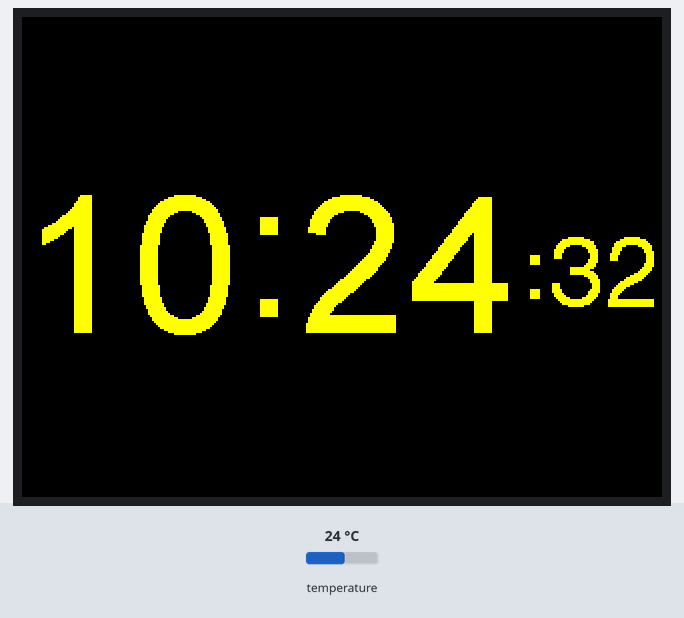
A sketch run on a simulated ESP32. Shown: 320×240 colour display. Inputs (shaded band) come from the test bench; at power-on: temperature 24 °C. WiFi joins after 1.5 s; servers stay silent unless stated; the local clock reads 2024-03-15 10:24:30 at power-on unless the sketch sets it; what the sketch prints to the serial monitor is not drawn.

Above: at 2.9 s.
At 6.9 s:
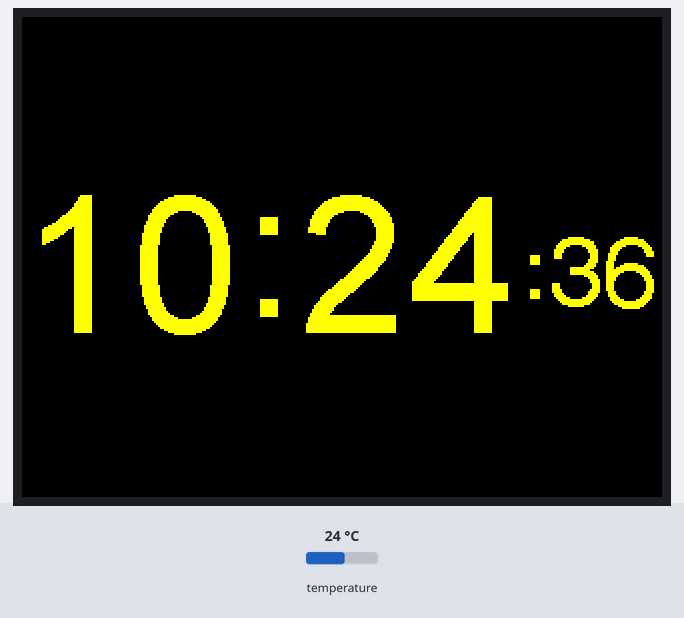
At 11.0 s:
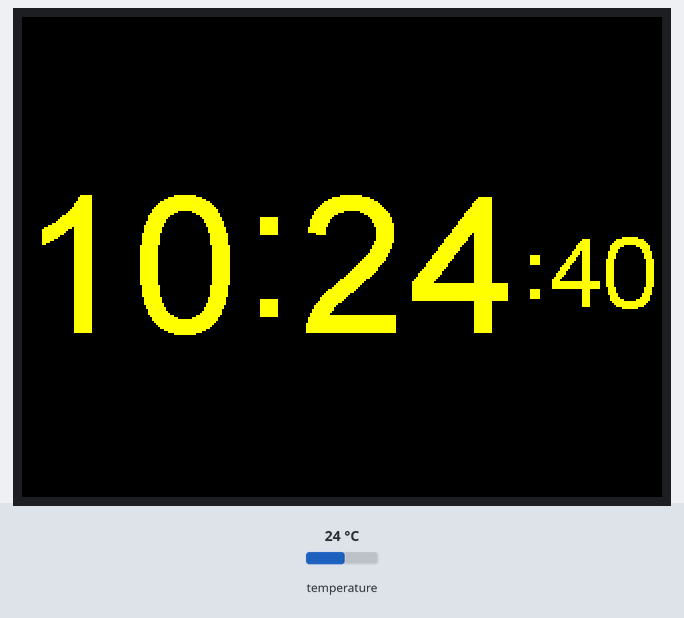
At 20.2 s:
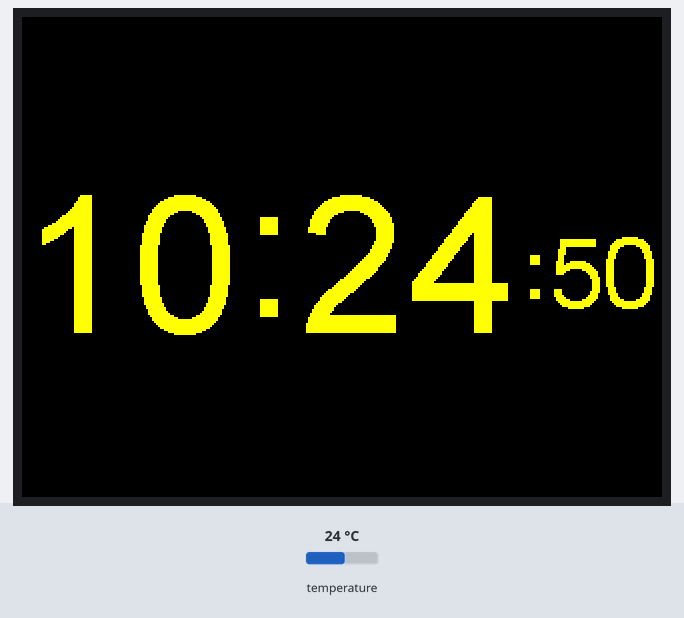
At 29.3 s:
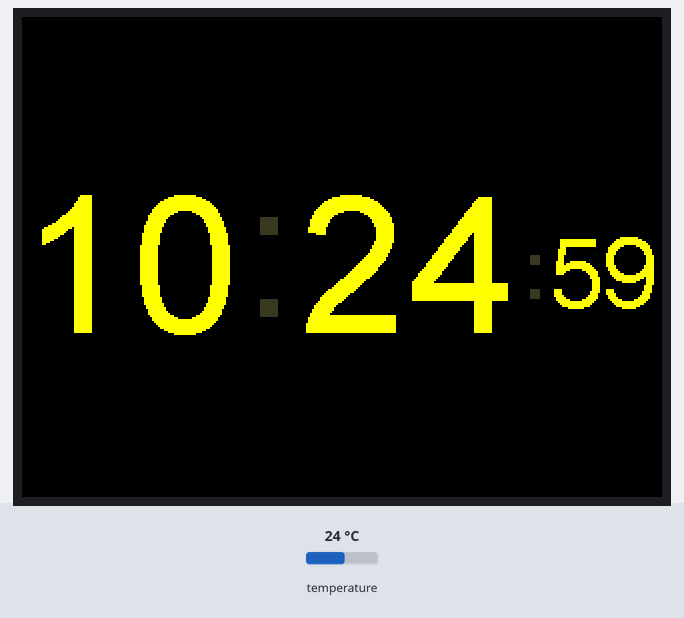
At 38.5 s:
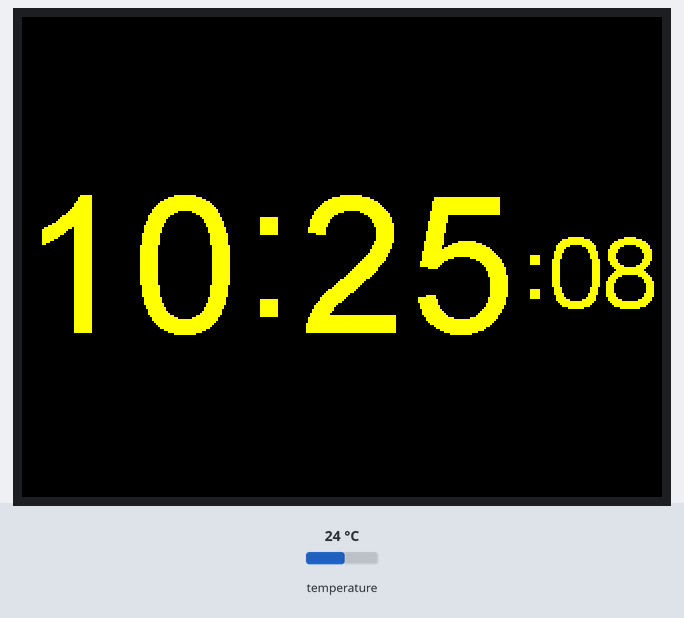

Measured:
- what the display in image 0 shows lasts 1.0 s, from 2.8 s to 3.8 s

The sketch:

PartC_LCD_with_SPI.ino
```cpp
#define _SYNC_NTP //Uncomment this if you want the synchronize RTC with the NTP server
#define TFT_GREY 0x5AEB

#include <SPI.h>
#include <TFT_eSPI.h>


#include <Wire.h>
#include <DS3231.h>

#include <WiFi.h>
#include <time.h>

const char* ssid       = "YukiAir";
const char* password   = "41144987";

const char* ntpServer = "th.pool.ntp.org";
//const char* ntpServer = "clock.mahidol.ac.th";
const long  gmtOffset_sec = 3600 * 7; //UTC +7.00
const int   daylightOffset_sec = 0; //0 means no DST observed; otherwise, 3600.

DS3231  rtc;
TFT_eSPI tft = TFT_eSPI();

uint32_t targetTime = 0;                    // for next 1 second timeout

static uint8_t conv2d(const char* p); // Forward declaration needed for IDE 1.6.x

uint8_t hh = conv2d(__TIME__), mm = conv2d(__TIME__ + 3), ss = conv2d(__TIME__ + 6); // Get H, M, S from compile time

byte omm = 99, oss = 99;
byte xcolon = 0, xsecs = 0;
unsigned int colour = 0;

bool h12Format;
bool ampm;
bool centuryRollover;

struct tm timeinfo;

void setup()
{
  Serial.begin(9600);
  Wire.begin();

  #ifdef _SYNC_NTP
  //connect to WiFi
  Serial.printf("Connecting to %s ", ssid);
  WiFi.begin(ssid, password);
  while (WiFi.status() != WL_CONNECTED) {
      delay(500);
      Serial.print(".");
  }
  Serial.println(" CONNECTED");
  Serial.print("IP Address: ");
  Serial.println(WiFi.localIP());

  // init TFT
  tft.init();
  tft.setRotation(1);
  tft.fillScreen(TFT_BLACK);

  tft.setTextSize(1);
  tft.setTextColor(TFT_YELLOW, TFT_BLACK);

  targetTime = millis() + 1000;

  //init and get the time
  configTime(gmtOffset_sec, daylightOffset_sec, ntpServer);

  if(!getLocalTime(&timeinfo)){
    Serial.println("Failed to obtain time");
    return;
  }
  Serial.println("M:" + String(timeinfo.tm_mon) + ", Y:" + String(timeinfo.tm_year));
  rtc.enableOscillator(true, true, 1);
  rtc.setClockMode(h12Format); //24-h format
  rtc.setDoW(timeinfo.tm_wday);
  rtc.setHour(timeinfo.tm_hour);
  rtc.setMinute(timeinfo.tm_min);
  rtc.setSecond(timeinfo.tm_sec);
  rtc.setDate(timeinfo.tm_mday);
  rtc.setMonth(timeinfo.tm_mon + 1); //Month from NTP starts from zero
  rtc.setYear(timeinfo.tm_year - 543); //Year from NTP is an offset from 1900

  //disconnect WiFi as it's no longer needed
  WiFi.disconnect(true);
  WiFi.mode(WIFI_OFF);
  #endif
}

void loop()
{
  #ifdef _SYNC_NTP
  //Show time from NTP
  configTime(gmtOffset_sec, daylightOffset_sec, ntpServer);

  if(!getLocalTime(&timeinfo)){
    Serial.println("Failed to obtain time");
    return;
  }
  Serial.println("M:" + String(timeinfo.tm_mon) + ", Y:" + String(timeinfo.tm_year));
  #endif

  // Send Day-of-Week
  Serial.print("DoW:");
  Serial.print(rtc.getDoW());
  Serial.print(" ");

  // Send date
  Serial.print("-- Date: ");
  Serial.print(rtc.getDate(), DEC);
  Serial.print("/");
  Serial.print(rtc.getMonth(centuryRollover), DEC);
  Serial.print("/");
  Serial.print("2"); //This program is still valid until almost the next 1000 years.
  if(centuryRollover)
    Serial.print("1");
  else
    Serial.print("0");
  Serial.print(rtc.getYear(), DEC);

  // Send time
  Serial.print(" -- Time: ");
  Serial.print(rtc.getHour(h12Format, ampm), DEC);
  Serial.print(":");
  Serial.print(rtc.getMinute(), DEC);
  Serial.print(":");
  Serial.print(rtc.getSecond(), DEC);

  if (targetTime < millis()) {
    // Set next update for 1 second later
    targetTime = millis() + 1000;

    // Adjust the time values by adding 1 second
    hh = rtc.getHour(h12Format, ampm);
    mm = rtc.getMinute();
    ss = rtc.getSecond();

    // Update digital time
    int xpos = 0;
    int ypos = 85; // Top left corner ot clock text, about half way down
    int ysecs = ypos + 24;

    if (omm != mm) { // Redraw hours and minutes time every minute
      omm = mm;
      // Draw hours and minutes
      if (hh < 10) xpos += tft.drawChar('0', xpos, ypos, 8); // Add hours leading zero for 24 hr clock
      xpos += tft.drawNumber(hh, xpos, ypos, 8);             // Draw hours
      xcolon = xpos; // Save colon coord for later to flash on/off later
      xpos += tft.drawChar(':', xpos, ypos - 8, 8);
      if (mm < 10) xpos += tft.drawChar('0', xpos, ypos, 8); // Add minutes leading zero
      xpos += tft.drawNumber(mm, xpos, ypos, 8);             // Draw minutes
      xsecs = xpos; // Sae seconds 'x' position for later display updates
    }
    if (oss != ss) { // Redraw seconds time every second
      oss = ss;
      xpos = xsecs;

      if (ss % 2) { // Flash the colons on/off
        tft.setTextColor(0x39C4, TFT_BLACK);        // Set colour to grey to dim colon
        tft.drawChar(':', xcolon, ypos - 8, 8);     // Hour:minute colon
        xpos += tft.drawChar(':', xsecs, ysecs, 6); // Seconds colon
        tft.setTextColor(TFT_YELLOW, TFT_BLACK);    // Set colour back to yellow
      }
      else {
        tft.drawChar(':', xcolon, ypos - 8, 8);     // Hour:minute colon
        xpos += tft.drawChar(':', xsecs, ysecs, 6); // Seconds colon
      }

      //Draw seconds
      if (ss < 10) xpos += tft.drawChar('0', xpos, ysecs, 6); // Add leading zero
      tft.drawNumber(ss, xpos, ysecs, 6);                     // Draw seconds
    }
  }

  //Temperature
  Serial.print(" -- RTC Temperature: ");
  Serial.println(rtc.getTemperature());

  delay(1000);
}

// Function to extract numbers from compile time string
static uint8_t conv2d(const char* p) {
  uint8_t v = 0;
  if ('0' <= *p && *p <= '9')
    v = *p - '0';
  return 10 * v + *++p - '0';
}
```
